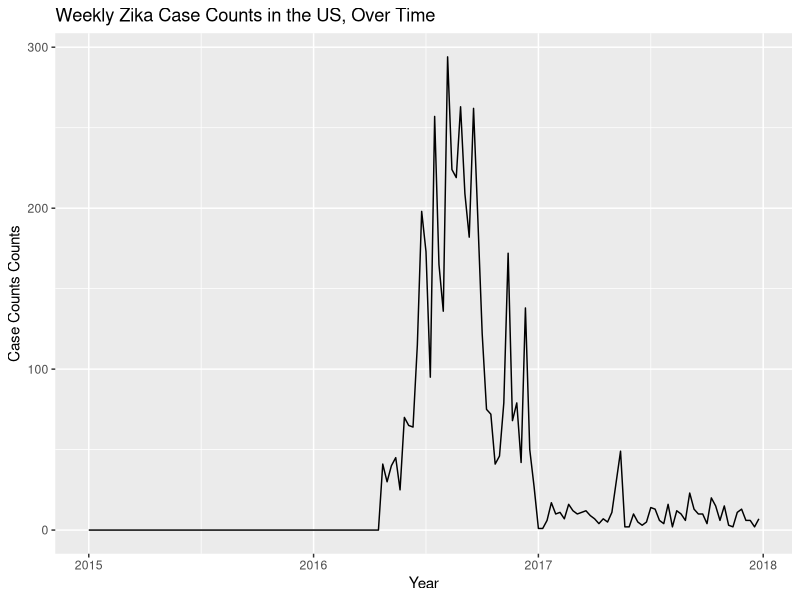
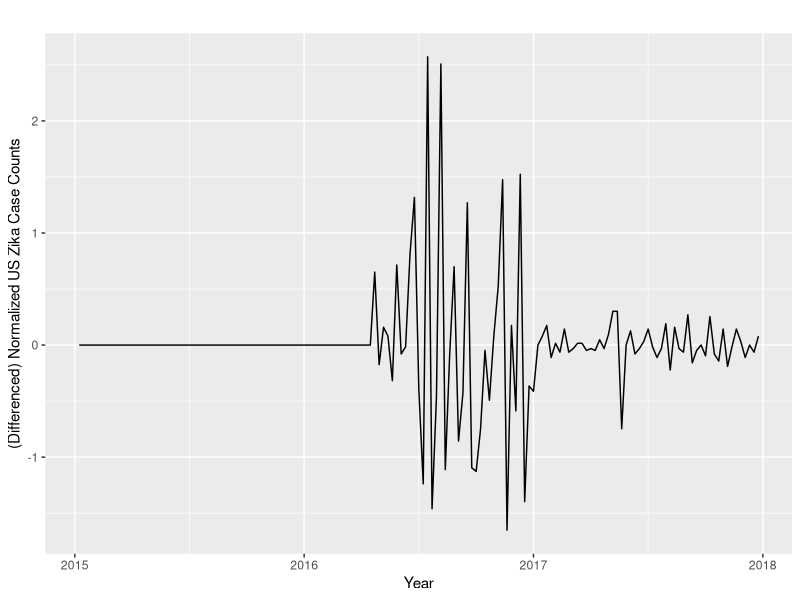
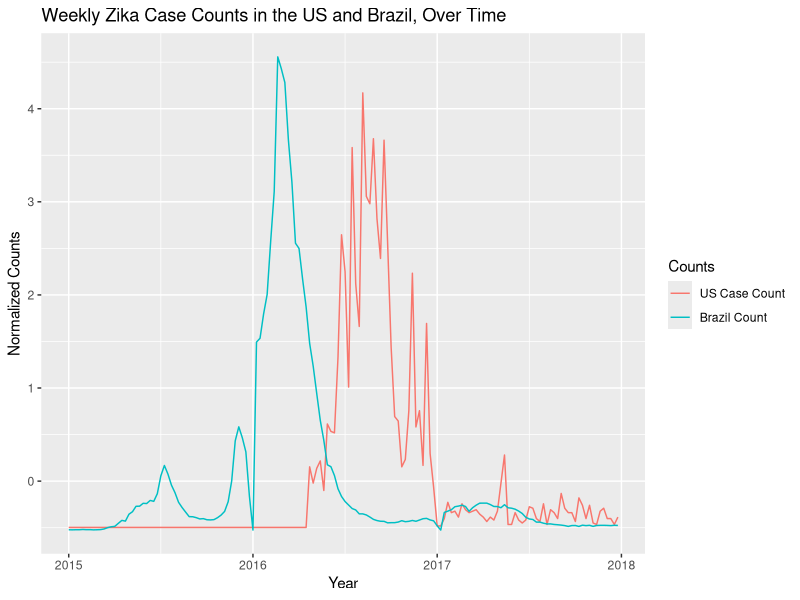
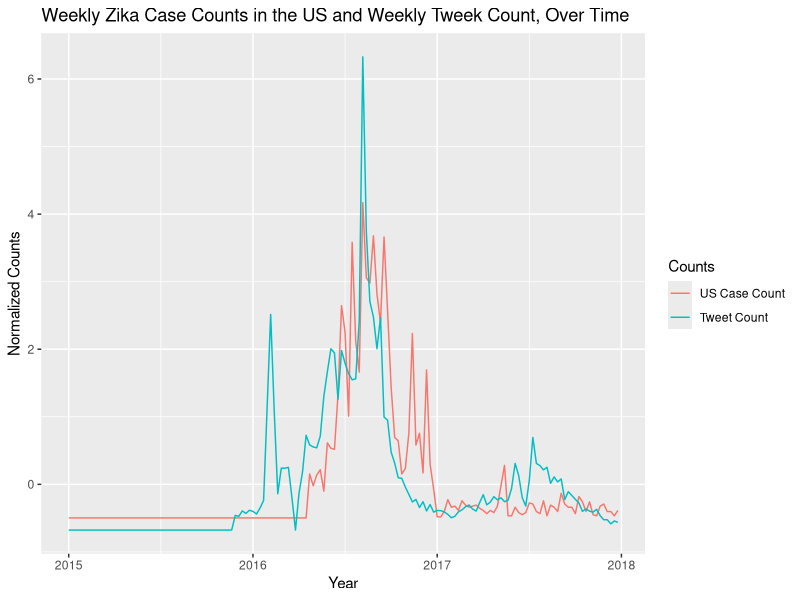
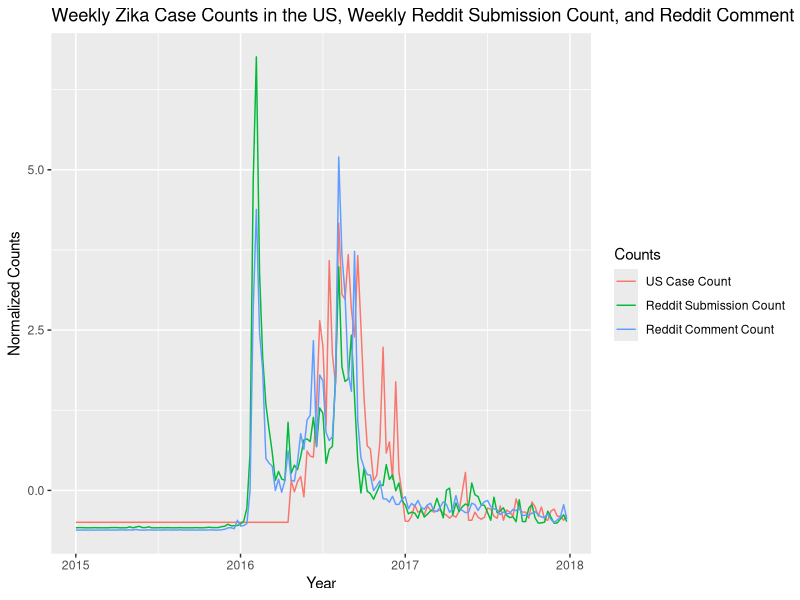
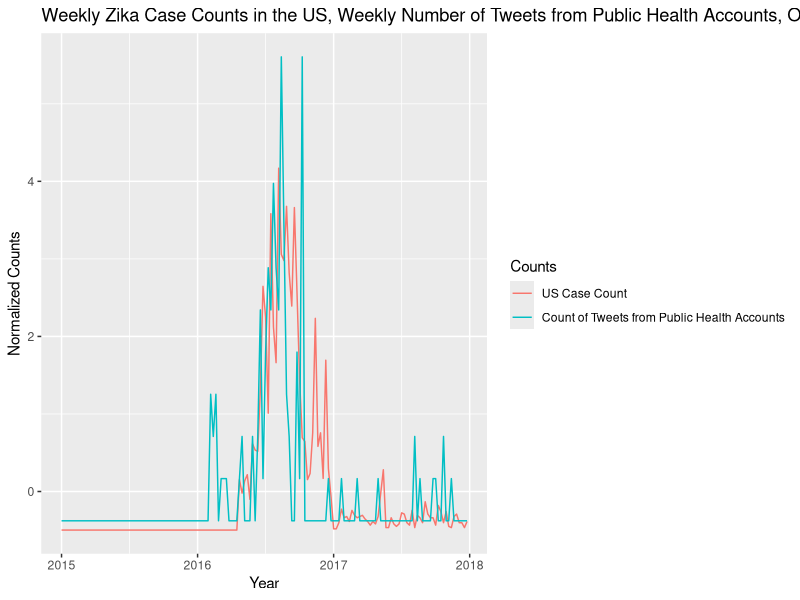
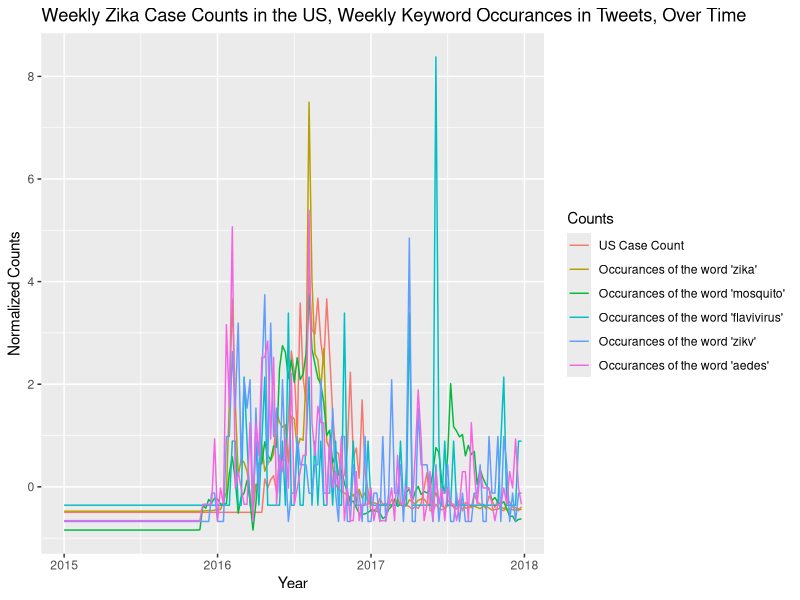
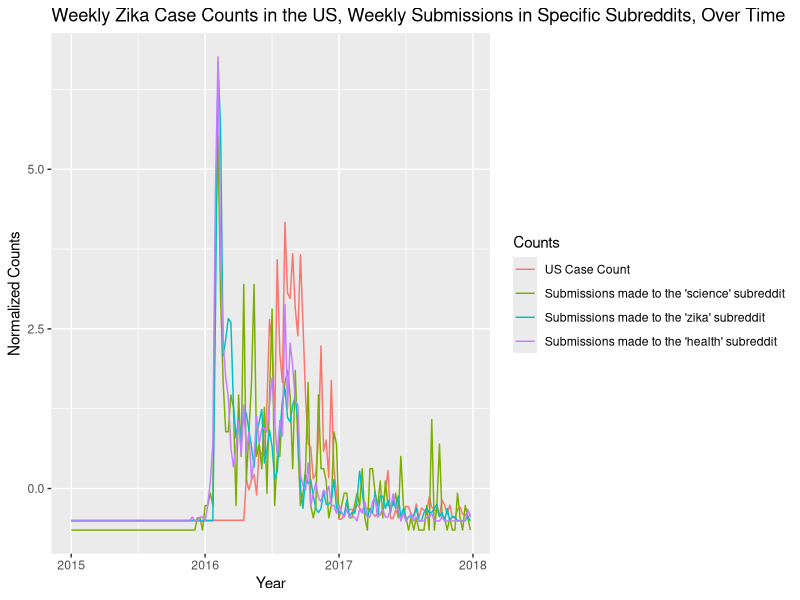

These charts were generated, in order, by the following R code:
## ---- chunk 1
library(tidyverse) # data manipulation
library(forecast) # for ts modelling
library(urca) # for unit root test
library(ggplot2) # for visualizations

# for global settings (use knitr)
knitr::opts_chunk$set(
  echo = FALSE,
  fig.align = "center",
  fig.show = TRUE
)
## ---- chunk 2
# Read in dataset
forecast_df <- read_csv("../Data/zika_timeseries.csv")
## ---- chunk 3
forecast_df %>%
  rowid_to_column() %>%
  filter(brazil_counts < 0 | observed < 0) %>%
  select(rowid, brazil_counts, observed) %>%
  knitr::kable()
## ---- chunk 4
observations_to_impute <- c(123)

forecast_df[observations_to_impute,"observed"] <- (forecast_df[observations_to_impute-1,"observed"] + forecast_df[observations_to_impute+1,"observed"])/2
## ---- chunk 5
scaled_forecast <- forecast_df %>%
  mutate_all(scale)

# Time series object
ts_obj <- ts(forecast_df, start = c(2015, 1), end = c(2017, 52) , frequency = 52)

# Time series object with scaled counts
ts_obj_scaled <- ts(scaled_forecast, start = c(2015, 1), end = c(2017, 52), frequency = 52)
## ---- chunk 6
observed_vals <- forecast_df %>% 
  mutate(observed = if_else(is.na(observed), 0, observed)) 

autoplot(ts_obj[,c("observed")]) +
  xlab("Year") + 
  ylab("Case Counts Counts") +
  labs(title = "Weekly Zika Case Counts in the US, Over Time")
## ---- chunk 7
ur.kpss(observed_vals$observed) %>% summary()
## ---- chunk 8
autoplot(diff(ts_obj_scaled[,c("observed")])) +
  xlab("Year") + 
  ylab("(Differenced) Normalized US Zika Case Counts")

## ---- chunk 9
autoplot(ts_obj_scaled[,c("observed", "brazil_counts")]) +
  xlab("Year") + 
  ylab("Normalized Counts") +
  scale_color_discrete(name = "Counts", labels = c("US Case Count", "Brazil Count")) +
  labs(title = "Weekly Zika Case Counts in the US and Brazil, Over Time")
## ---- chunk 10
autoplot(ts_obj_scaled[,c("observed", "tweet_count")]) +
  xlab("Year") + 
  ylab("Normalized Counts") +
  scale_color_discrete(name = "Counts", labels = c("US Case Count", "Tweet Count")) +
  labs(title = "Weekly Zika Case Counts in the US and Weekly Tweek Count, Over Time")
## ---- chunk 11
autoplot(ts_obj_scaled[,c("observed", "submission_count", "comment_count")]) +
  xlab("Year") + 
  ylab("Normalized Counts") +
  scale_color_discrete(
    name = "Counts", 
    labels = c("US Case Count", "Reddit Submission Count", "Reddit Comment Count")
    ) +
  labs(
    title = "Weekly Zika Case Counts in the US, Weekly Reddit Submission Count, and Reddit Comment Count, Over Time"
    )
## ---- chunk 12
autoplot(ts_obj_scaled[,c("observed", "ph_account_counts")]) +
  xlab("Year") + 
  ylab("Normalized Counts") +
  scale_color_discrete(
    name = "Counts", 
    labels = c("US Case Count", "Count of Tweets from Public Health Accounts")
    ) +
  labs(
    title = "Weekly Zika Case Counts in the US, Weekly Number of Tweets from Public Health Accounts, Over Time"
    )
## ---- chunk 13
autoplot(ts_obj_scaled[,c("observed", "tk_zika", "tk_mosquito", "tk_flavivirus", "tk_zikv", "tk_aedes")]) +
  xlab("Year") + 
  ylab("Normalized Counts") +
  scale_color_discrete(
    name = "Counts", 
    labels = c(
      "US Case Count",
      "Occurances of the word 'zika'", 
      "Occurances of the word 'mosquito'",
      "Occurances of the word 'flavivirus'",
      "Occurances of the word 'zikv'",
      "Occurances of the word 'aedes'"
      )
    ) +
  labs(
    title = "Weekly Zika Case Counts in the US, Weekly Keyword Occurances in Tweets, Over Time"
    )
## ---- chunk 14
autoplot(ts_obj_scaled[,c("observed", "num_science_submissions", "num_zika_submissions", "num_health_submissions")]) +
  xlab("Year") + 
  ylab("Normalized Counts") +
  scale_color_discrete(
    name = "Counts", 
    labels = c(
      "US Case Count",
      "Submissions made to the 'science' subreddit", 
      "Submissions made to the 'zika' subreddit", 
      "Submissions made to the 'health' subreddit"
      )
    ) +
  labs(
    title = "Weekly Zika Case Counts in the US, Weekly Submissions in Specific Subreddits, Over Time"
    )
## ---- chunk 15
ggAcf(diff(forecast_df$observed), na.action = na.omit) +
  labs(title = "Autocorrelation Function Plot for Differenced US Zika Case Counts")

ggAcf(diff(forecast_df$observed), na.action = na.omit, type = "partial") +
  labs(title = "Partial Autocorrelation Function Plot for Differenced US Zika Case Counts")
## ---- chunk 16
ggCcf(x = diff(forecast_df$observed), y = diff(forecast_df$brazil_counts), na.action = na.omit) +
  labs(title = "Cross Correlation Function Plot Between Differenced US Zika Case Counts and Brazil Case Counts")
## ---- chunk 17
ggCcf(x = diff(forecast_df$observed), y = diff(forecast_df$tweet_count), na.action = na.omit) +
  labs(title = "Cross Correlation Function Plot Between Differenced US Zika Case Counts and Tweet Counts")
## ---- chunk 18
ggCcf(x = diff(forecast_df$observed), y = diff(forecast_df$submission_count), na.action = na.omit) +
  labs(title = "Cross Correlation Function Plot Between Differenced US Zika Case Counts and Reddit Submissions")
## ---- chunk 19
ggCcf(x = diff(forecast_df$observed), y = diff(forecast_df$ph_account_counts), na.action = na.omit) +
  labs(title = "Cross Correlation Function Plot Between Differenced US Zika Case Counts and Number of Tweets from Public Health Accounts")
## ---- chunk 20
ar_1 <- Arima(ts_obj[53:104,"observed"], order=c(1, 1, 0))
f1 <- forecast(ar_1)
summary(ar_1)
## ---- chunk 21
ar_2 <- Arima(ts_obj[53:104,"observed"], order=c(2, 1, 0))
f2 <- forecast(ar_2)
summary(ar_2)
## ---- chunk 22
ar_3 <- Arima(ts_obj[53:104,"observed"], order=c(3, 1, 0))
f3 <- forecast(ar_3)
summary(ar_3)
## ---- chunk 23
ar_brazil <- Arima(
  ts_obj[53:104,"observed"],
  xreg = ts_obj[53:104, c("brazil_counts")], 
  order=c(3, 1, 0)
  )
f_brazil <- forecast(
  ar_brazil, 
  xreg = ts_obj[53:104, c("brazil_counts")]
  )
summary(ar_brazil)
## ---- chunk 24
ar_tweet <- Arima(
  ts_obj[53:104,"observed"],
  xreg = ts_obj[53:104, c("tweet_count")], 
  order=c(3, 1, 0)
  )
f_tweet <- forecast(
  ar_tweet, 
  xreg = ts_obj[53:104, c("tweet_count")]
  )
summary(ar_tweet)
## ---- chunk 25
ar_sci_submission <- Arima(
  ts_obj[53:104,"observed"],
  xreg = ts_obj[53:104, c("num_science_submissions")], 
  order=c(3, 1, 0)
  )
f_sci_submission <- forecast(
  ar_sci_submission, 
  xreg = ts_obj[53:104, c("num_science_submissions")]
  )
summary(ar_sci_submission)
## ---- chunk 26
ar_ph_account <- Arima(
  ts_obj[53:104,"observed"],
  xreg = ts_obj[53:104, c("ph_account_counts")], 
  order=c(3, 1, 0)
  )
f_ph_account <- forecast(
  ar_ph_account, 
  xreg = ts_obj[53:104, c("ph_account_counts")]
  )
summary(ar_ph_account)
## ---- chunk 27
ar_tweet_ph_account <- Arima(
  ts_obj[53:104,"observed"],
  xreg = ts_obj[53:104, c("tweet_count", "ph_account_counts")], 
  order=c(3, 1, 0)
  )
f_tweet_ph_account <- forecast(
  ar_tweet_ph_account, 
  xreg = ts_obj[53:104, c("tweet_count", "ph_account_counts")]
  )
summary(ar_tweet_ph_account)
## ---- chunk 28
lagged_predictors <- cbind(
  lagged_brazil_counts = stats::lag(ts_obj[,"brazil_counts"], -20), # lag of 8 because cases in Brazil began to appear about 2 months prior to when they started popping up in the US
  lagged_ph_accounts = stats::lag(ts_obj[,"ph_account_counts"], -2), # based on CCF
  lagged_tweet_counts = stats::lag(ts_obj[, "tweet_count"], -5), # based on CCF
  lagged_submission_counts = stats::lag(ts_obj[, "submission_count"], -14) # based on CCF
)
## ---- chunk 29
ar_tweet_reddit_ph_account_brazil <- Arima(
  ts_obj[53:104,"observed"],
  xreg = cbind(
    ts_obj[53:104, c("tweet_count", "ph_account_counts")],  
    brazil_cases=lagged_predictors[53:104, "lagged_brazil_counts"],
    reddit_submissions=lagged_predictors[53:104, "lagged_submission_counts"]
    ), 
  order=c(3, 1, 0)
  )
f_tweet_reddit_ph_account_brazil <- forecast(
  ar_tweet_reddit_ph_account_brazil, 
  xreg = cbind(
    ts_obj[53:104, c("tweet_count", "ph_account_counts")],  
    brazil_cases=lagged_predictors[53:104, "lagged_brazil_counts"],
    reddit_submissions=lagged_predictors[53:104, "lagged_submission_counts"]
    )
  )
summary(ar_tweet_reddit_ph_account_brazil)
## ---- chunk 30
# Visualize Fitted vs Actual
predictions <- as.data.frame(cbind(
  week = 1:52,
  actual = ts_obj[53:104, c("observed")],
  pure_arima = f3$fitted,
  tweets_only = f_tweet$fitted,
  final_model = f_tweet_reddit_ph_account_brazil$fitted
  ))


predictions %>%
  gather(key = "Model", value = "Prediction",  c(actual, pure_arima, tweets_only, final_model)) %>%
  ggplot(aes(x = week, y = Prediction, color = Model)) +
  geom_line(size = 1) + 
  scale_color_discrete(
    name = "Models", 
    labels = c(
      "actual", 
      "ARIMA(3,1)", 
      "ARIMA(3, 1) + Tweet Count", 
      "ARIMA(3,1) + Tweet Count + PH Tweet Count + Brazil Case Count + Reddit Submission Count"
      )
    )
## ---- chunk 31
cor(fitted(ar_1), ts_obj[53:104,"observed"])^2


cor(fitted(ar_tweet), ts_obj[53:104,"observed"])^2


cor(fitted(ar_tweet_reddit_ph_account_brazil), ts_obj[53:104,"observed"])^2

## ---- chunk 32
week_75_predicted <- f_tweet_reddit_ph_account_brazil$fitted[75-52]

week_75_actual <- ts_obj[75, "observed"]

paste("Observed", week_75_actual)
paste("Predicted", week_75_predicted)
